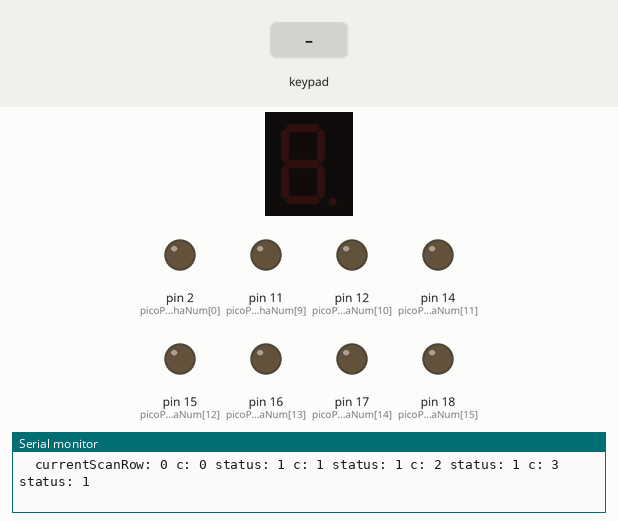
This sketch was run on a simulated Arduino Mega 2560, built with avr-gcc and run on an emulated ATmega2560. Parts: 1-digit seven-segment display, output pins drawn as LEDs (lit = HIGH), the last lines printed to the serial monitor. Wiring (inferred from the names in the program): 4×4 keypad with keys 1 2 3 A 4 5 6 B 7 8 9 C * 0 # D: rows pin 13, pin 19, pin 20, pin 21; columns pin 22, pin 26, pin 27, pin 28; 1-digit 7-segment display, segments lit when HIGH: segments pin 5, pin 4, pin 7, pin 8, pin 6, pin 9, pin 10, pin 3. The inputs (shaded band) are chosen by the test bench. The segment pins are drawn as the display they are named for; pins used as bus, display or sensor lines are not drawn.

Above: at 1.2 s.
1.3 s: keypad keys 1 3 1 9 2 0 2 1 pressed 0.4 s apart
At 3.8 s:
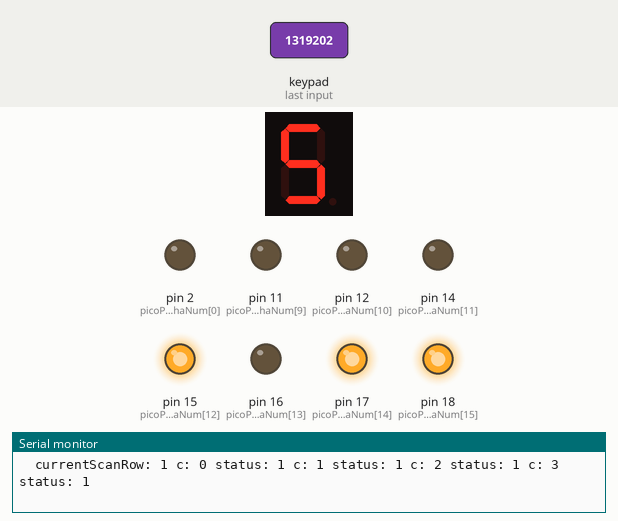
6.0 s: key 'A' pressed
At 6.7 s:
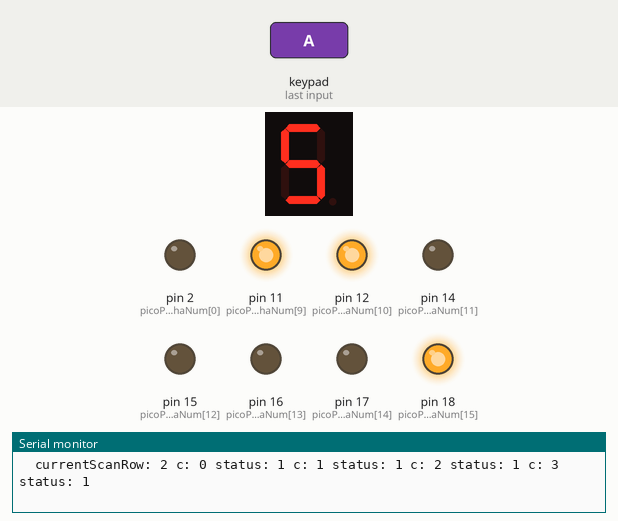
7.8 s: key '4' pressed
At 9.1 s:
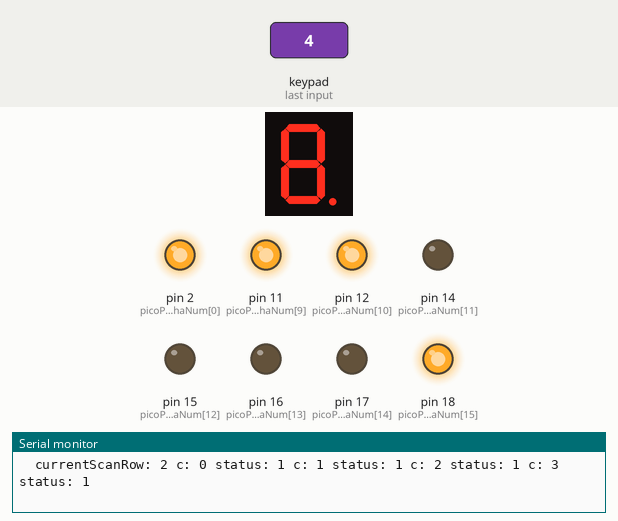
9.5 s: keypad keys 1 3 1 9 2 0 2 1 # pressed 0.4 s apart
At 14.0 s:
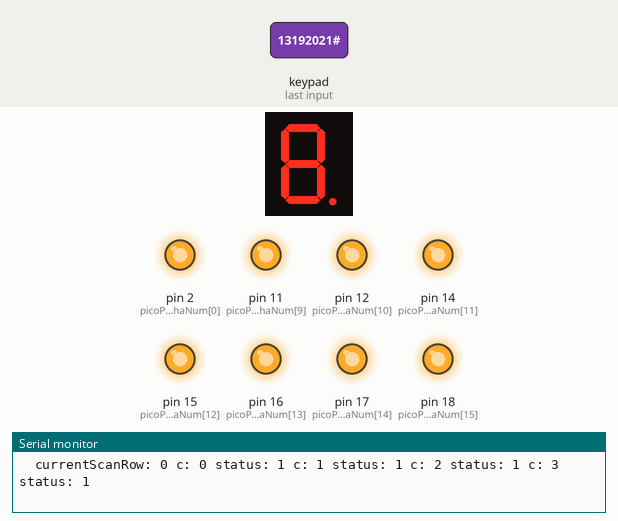
14.6 s: key '5' pressed
At 15.8 s:
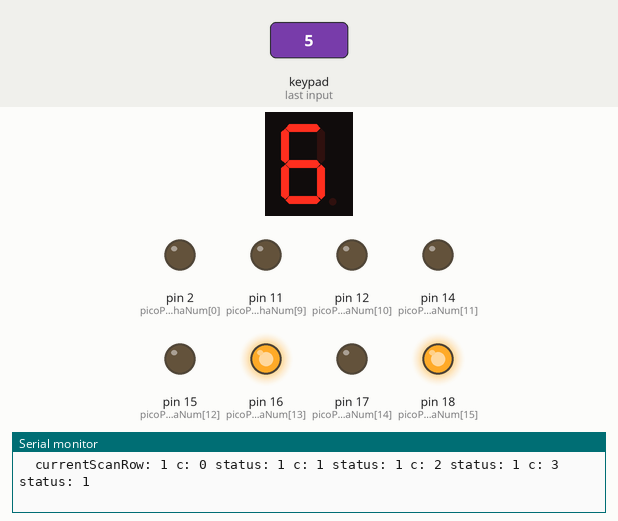
16.3 s: keypad keys 1 3 1 9 2 0 2 1 * pressed 0.4 s apart
At 20.9 s:
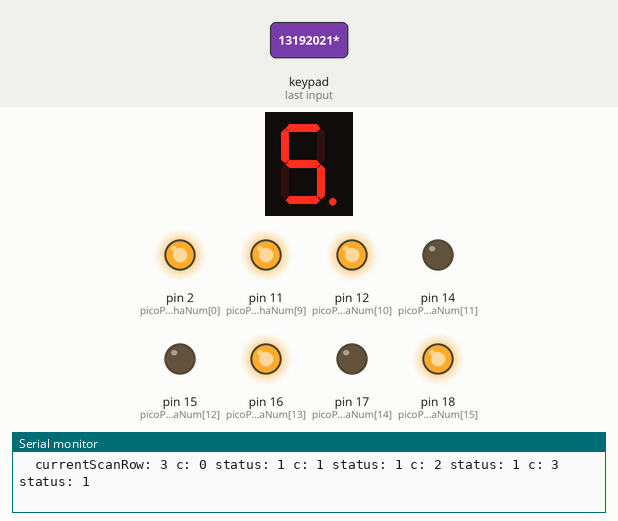
Timing chart, 0 to 22.4 s (numbered marks = the images above; inputs shaded):
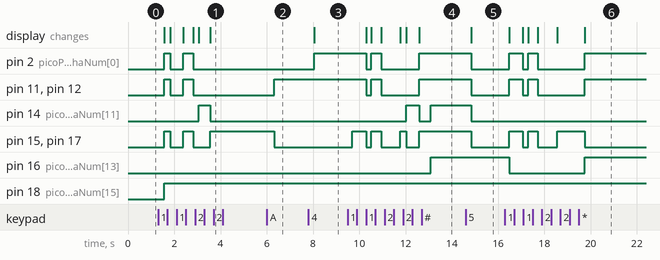

Measured:
- after the input at 1.3 s, pin 2 (picoPinNoGPIOForALphaNum[0]), pin 11 (picoPinNoGPIOForALphaNum[9]): LOW → HIGH after 0.27 s, → LOW 0.26 s later, → HIGH 0.56 s later, → LOW 0.42 s later
- after the input at 6.0 s, pin 11 (picoPinNoGPIOForALphaNum[9]), pin 12 (picoPinNoGPIOForALphaNum[10]): LOW → HIGH after 0.33 s; pin 15 (picoPinNoGPIOForALphaNum[12]), pin 17 (picoPinNoGPIOForALphaNum[14]): HIGH → LOW after 0.33 s
- after the input at 7.8 s, pin 2 (picoPinNoGPIOForALphaNum[0]): LOW → HIGH after 0.26 s; the display: changes after 0.26 s (image 3)
- after the input at 9.5 s, pin 2 (picoPinNoGPIOForALphaNum[0]), pin 11 (picoPinNoGPIOForALphaNum[9]): HIGH → LOW after 0.80 s, → HIGH 0.23 s later, → LOW 0.43 s later, → HIGH 1.6 s later
- after the input at 14.6 s, pin 2 (picoPinNoGPIOForALphaNum[0]), pin 11 (picoPinNoGPIOForALphaNum[9]), pin 12 (picoPinNoGPIOForALphaNum[10]), pin 14 (picoPinNoGPIOForALphaNum[11]), pin 15 (picoPinNoGPIOForALphaNum[12]), pin 17 (picoPinNoGPIOForALphaNum[14]): HIGH → LOW after 0.24 s; the display: changes after 0.24 s (image 5)
- after the input at 16.3 s, pin 2 (picoPinNoGPIOForALphaNum[0]), pin 11 (picoPinNoGPIOForALphaNum[9]): goes HIGH 0.59 s, LOW 0.23 s, HIGH 0.43 s, LOW 2.0 s, then HIGH, starting after 0.18 s

The sketch:

alpha_num_key_07.ino
```cpp
#include "hal.h"
#include "font.h"
#define   DEMO_DELAY 10

//////////////////////////////////////////////////////////////////////////////
void setup()
{
//For loop to declare all Alpha Numeric Segment pins as an output
 for (int i = 0; i < NUM_LED_SEGMENTS; i++) {
   pinMode(picoPinNoGPIOForALphaNum[i], OUTPUT);
 }

// All rows in KeyPad act as output pins
 for (int i = 0; i < KEYPAD_ROWS; i++) {
   pinMode(picoPinNoOutputsForKeyPad[i], OUTPUT);
 }

// All columns in KeyPad act as input pins
 for (int i = 0; i < KEYPAD_COLS; i++) {
   pinMode(picoPinNoInputsForKeyPad[i], INPUT_PULLUP);
 }


 displayAlphaNum(' ');  // CLEAR

 Serial.begin(9600);

 // wait for serial port to connect. Needed for native USB
// while (!Serial) {  ;   }
}
//////////////////////////////////////////////////////////////////////////////
//////////////////////////////////////////////////////////////////////////////
int serialNumber = 1;
void loop()
{

    char charToDisplay;

    Serial.print("\r\n  ");
    Serial.print(serialNumber);
    Serial.print("  What do you want to display? ");
    Serial.print("\r\n  Press any key on KEYPAD :  ");

    ////// charToDisplay = easyReadCharFromSerial();
           charToDisplay = easyReadCharFromKeyPad();

    Serial.print("\r\n  On the KEYPAD you pressed: ");
    Serial.print(charToDisplay);
    Serial.print("\r\n  I will send ");
    Serial.print(charToDisplay);
    Serial.print(" to the Alpha-Numeric display.");
    Serial.print("\r\n  -------------------------- \r\n");
    displayAlphaNum(charToDisplay);

    //delay(1000); // IMPORTANT KEY BOUNCE DELAY
    ////////while(1); // HANG

    ////// displayAlphaNum(' ');  // CLEAR: Save Power and also increase the life of the Display !!!
    serialNumber++;
}
//////////////////////////////////////////////////////////////////////////////
//////////////////////////////////////////////////////////////////////////////
char easyReadCharFromSerial(void)
{
    char received;

    while(Serial.available() <= 0)
    {
        ;  // wait in-definately, until someone send atleast a char
    }

    received = Serial.read();

    flushSerialPortBuffer(); // Clean any char


   return received;
}
//////////////////////////////////////////////////////////////////////////////
//////////////////////////////////////////////////////////////////////////////
void flushSerialPortBuffer(void)
{

    char dummyUselessCharVariable;

    while(Serial.available() > 0)
    {
        dummyUselessCharVariable =  Serial.read(); // gobble1 (eat up) all chars stored in serial buffer
    }


}
//////////////////////////////////////////////////////////////////////////////
//////////////////////////////////////////////////////////////////////////////
void displayAlphaNumString(char s[], int inBetweenDelay)
{
    for(int i=0; i< strlen(s); i++)
    {
        displayAlphaNum(s[i]);
        delay(inBetweenDelay);
    }
}
//////////////////////////////////////////////////////////////////////////////
//////////////////////////////////////////////////////////////////////////////
void displayAlphaNum(char ch)
{
  int fontArrayRowNumber;

       if(ch >= '0' && ch <= '9')
          fontArrayRowNumber = ch - '0'; // or ch -48 or ch - "ASCII OF ZERO" all are same
  else if(ch >= 'A' && ch <= 'D')
          fontArrayRowNumber = 10 + (ch - 'A'); // After 0 to 9 there are Alphabets
//  else if(ch == ' ')
//          fontArrayRowNumber = 10 + 26; // Index of : BLANK: CLEAR ALL BITS
  else if(ch == '*')
          fontArrayRowNumber = 10 + 4 + 1; // Index of : *
  else if(ch == '#')
          fontArrayRowNumber = 10 + 4 + 2; // Index of : #
//       else
//          fontArrayRowNumber = 10 + 26 + 1; // Error Indicator Symbol: if it is NOT 0-9, A-Z or space then error symbol is diaplayed


  for(int pinNoIndex =0; pinNoIndex < NUM_LED_SEGMENTS; pinNoIndex++)
    {
        digitalWrite( picoPinNoGPIOForALphaNum[pinNoIndex], fontSymbolBits[fontArrayRowNumber][pinNoIndex]);

    }

}
//////////////////////////////////////////////////////////////////////////////
//        int picoPinNoOutputsForKeyPad[KEYPAD_ROWS] = { 13, 19, 20, 21};
//        int picoPinNoInputsForKeyPad [KEYPAD_COLS] = { 22, 26, 27, 28};

//////////////////////////////////////////////////////////////////////////////
char easyReadCharFromKeyPad(void)
{
    const char keyFaceName[KEYPAD_ROWS][KEYPAD_COLS] = {
      {'1', '2', '3', 'A'},
      {'4', '5', '6', 'B'},
      {'7', '8', '9', 'C'},
      {'*', '0', '#', 'D'}
    };

    int r, c;
    int currentScanRow;
    int status;

    currentScanRow = 0;
    while(1)
    {

        Serial.print("\r\n ");
        Serial.print(" currentScanRow: "); Serial.print(currentScanRow); delay(DEMO_DELAY);

        for(r=0; r<KEYPAD_ROWS; r++) // Test one row at a time
        {
          if(r == currentScanRow)
              digitalWrite( picoPinNoOutputsForKeyPad[r], LOW);
          else
              digitalWrite( picoPinNoOutputsForKeyPad[r], HIGH);

          //Serial.print(" r: ");              Serial.print(r);              delay(DEMO_DELAY);
        }

        for(c=0; c<KEYPAD_COLS; c++) // for the current scan row, check each column
        {
          Serial.print(" c: ");              Serial.print(c);              delay(DEMO_DELAY);

          status = digitalRead( picoPinNoInputsForKeyPad[c] );
          if( status  == LOW) // Key Press event detected
            {
              Serial.print(" PRESSED: "); Serial.print(keyFaceName[currentScanRow][c]); delay(DEMO_DELAY);
              return keyFaceName[currentScanRow][c];
            }
          Serial.print(" status: ");              Serial.print(status);    delay(DEMO_DELAY);
        }

        currentScanRow++;
        if(currentScanRow == KEYPAD_ROWS)
           currentScanRow =  0;
    }

}
//////////////////////////////////////////////////////////////////////////////
```

hal.h
```cpp
#ifndef _HAL_H_

        #define _HAL_H_
        #define NUM_LED_SEGMENTS 16   // Do NOT change this
        #define KEYPAD_ROWS 4
        #define KEYPAD_COLS 4

        // HAL: HAL stands for Hardware Abstraction Layer
        // If any hardware wiring etc is changed only this file is affected,
        // remaining software, remains same
        // This is how Embedded Software Engineers do!
        //
        // Also BSP means Board Support Package, which we will study .... some other time.
        //

        // As per the circuit diagram :
        //                                                 A2,A1, F, H,   E, J, M, N,    L,D2,D1,    C,G1, B,G2,   K
        int picoPinNoGPIOForALphaNum[NUM_LED_SEGMENTS] = {  2, 3, 4, 5,   6, 7, 8, 9,   10,11,12,   14,15,16,17,  18 };
        int picoPinNoOutputsForKeyPad[KEYPAD_ROWS] = { 13, 19, 20, 21};
        int picoPinNoInputsForKeyPad [KEYPAD_COLS] = { 22, 26, 27, 28};

#endif  // _HAL_H_
```

Source omitted: font.h (data table, 4037 bytes)
